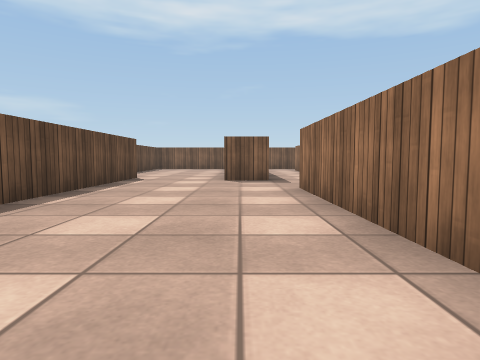
[1] (above)

14 first-person views from a walk through a 3-D level made in the Unity game engine. The camera is 0.5 m above the floor, tilts 4° down and sees 75° across. The floor is counted in squares, 1 m on a side. Each view is taken from the middle of a square. On the plan, view 1 faces up. The plan holds only what a view shows up to about 9 squares ahead; the rest is blank. Surface patterns are stand-ins for the level's own textures.

[2]
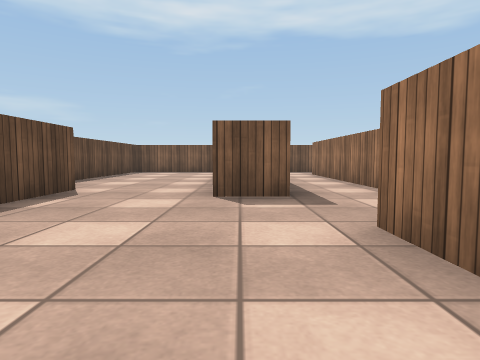

[3]
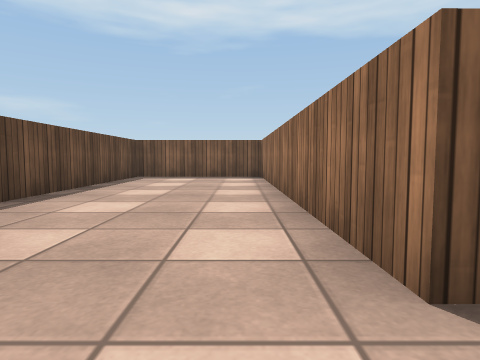

[4]
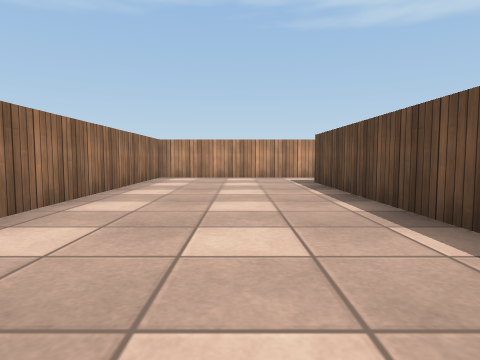

[5]
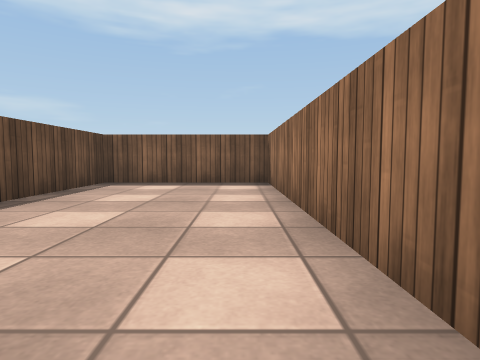

[6]
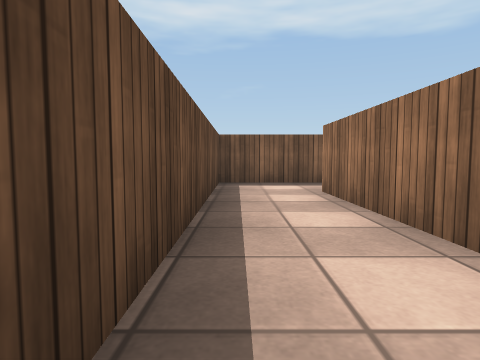

[7]
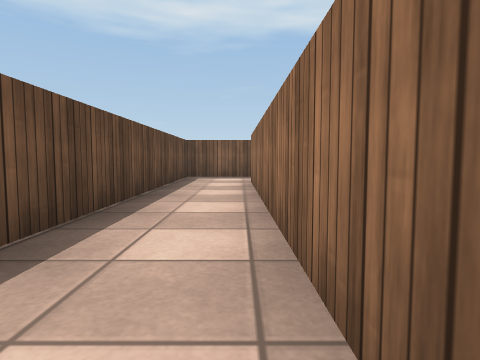

[8]
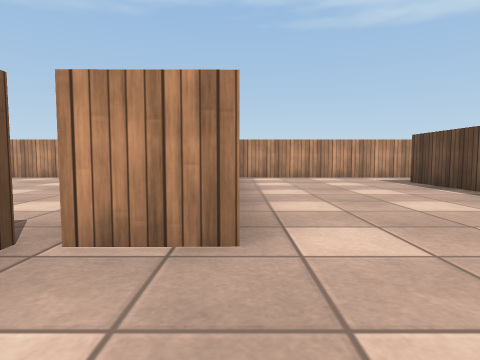

[9]
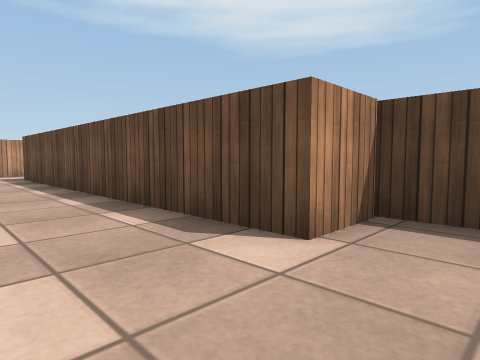

[10]
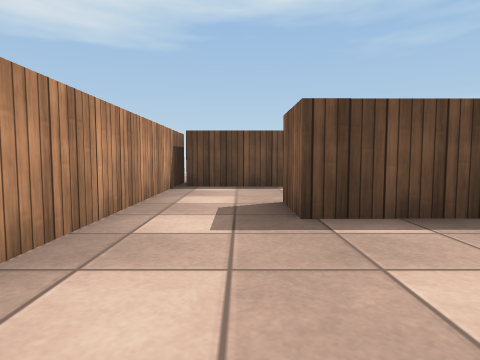

[11]
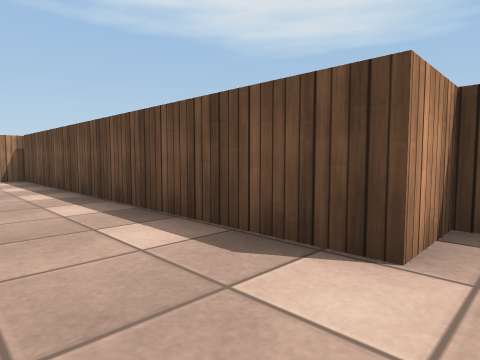

[12]
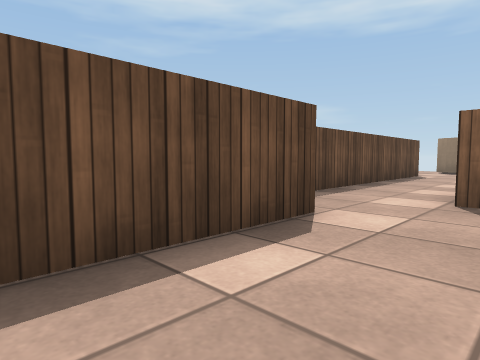

[13]
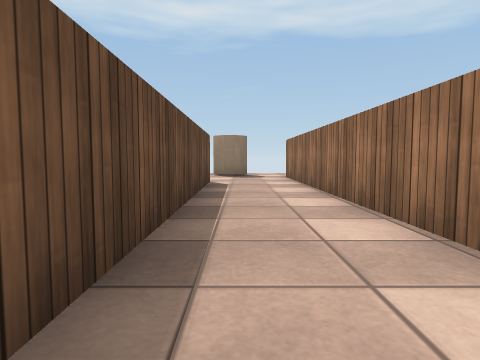

[14]
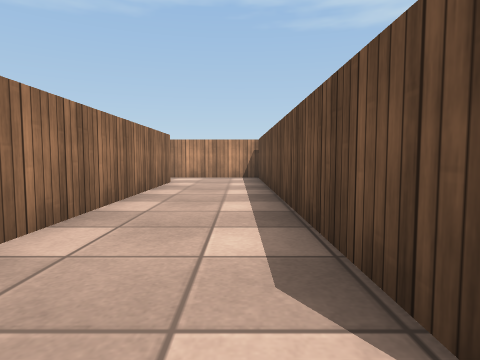

### Floor plan
Points are (right, up) in squares from view 1. A wall is a line through its corners. A room is listed if a view was taken in it or the views show most of it. See-through windows are left out.
Room 1 (views 1, 2, 3, 4, 5, 6, 7, 8, 9, 10)
walls: (0.7, 7.1) (-0.4, 7) (-0.4, 14.4) (-3.8, 14.4) (-3.7, 8) (-2.6, 8) (-2.6, 0.5); (2.3, 5.2) (2.2, 12.7); (2.8, 14.4) (0.6, 14.4) (0.6, 7.7); (-2.6, -1.1) (1.1, -1.1) (1, 5.3) (2, 5.3)
ways out: opening at (-3, 0) to room 2; opening at (2.5, 13.5)
Room 2 (views 11, 12, 13, 14)
walls: (-4.7, 8.6) (-4.8, 13.6); (-2.6, 0.5) (-3.6, 0.5) (-3.6, 5.2); (-6.5, -1.1) (-2.6, -1.1); (-6.6, 13.7) (-6.6, 6.5) (-5.5, 6.5) (-5.5, -1)
ways out: opening at (-3, 0) to room 1; opening at (-6, 13)

Where each view was taken, in squares from view 1:
view 1: 0 up, 0 right, facing up
view 2: 3 up, 0 right, facing up
view 3: 6 up, 1 left, facing up
view 4: 7 up, 1 left, facing down
view 5: 8 up, 1 left, facing up
view 6: 8 up, 1 right, facing up
view 7: 6 up, 2 right, facing up
view 8: 7 up, 1 right, facing down
view 9: 9 up, 1 left, facing down-left
view 10: 0 up, 0 right, facing left
view 11: 7 up, 4 left, facing down-left
view 12: 4 up, 4 left, facing up-left
view 13: 7 up, 6 left, facing up
view 14: 7 up, 5 left, facing down
